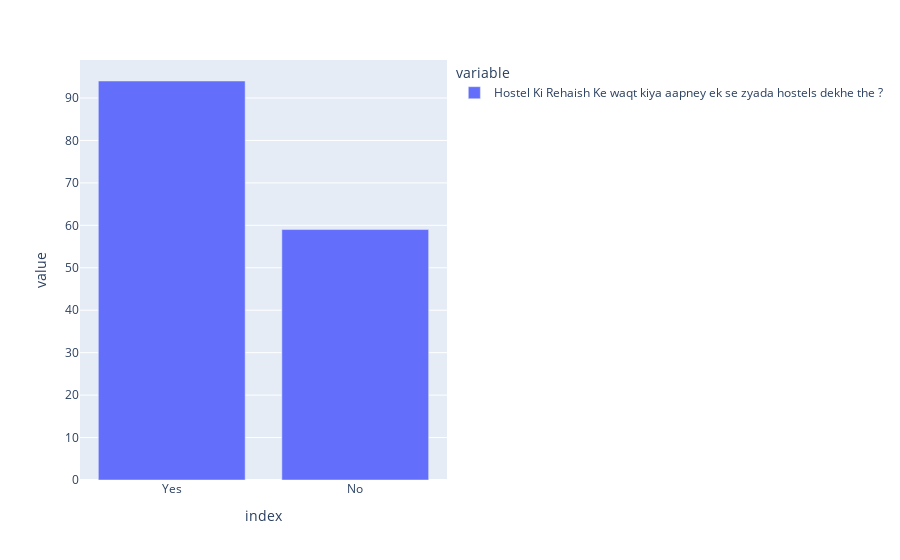

This figure's notebook cell:
### Code cell
px.bar(df['Hostel Ki Rehaish Ke waqt kiya aapney ek se zyada hostels dekhe the ?'].value_counts())

### Figure 1 — Plotly figure (JSON) as saved in the notebook; plotly's stock layout.template omitted (floating-point values rounded to 4 significant figures)
{"data": [{"alignmentgroup": "True", "hovertemplate": "variable=Hostel Ki Rehaish Ke waqt kiya aapney ek se zyada hostels dekhe the ?<br>index=%{x}<br>value=%{y}<extra></extra>", "legendgroup": "Hostel Ki Rehaish Ke waqt kiya aapney ek se zyada hostels dekhe the ?", "marker": {"color": "#636efa", "pattern": {"shape": ""}}, "name": "Hostel Ki Rehaish Ke waqt kiya aapney ek se zyada hostels dekhe the ?", "offsetgroup": "Hostel Ki Rehaish Ke waqt kiya aapney ek se zyada hostels dekhe the ?", "orientation": "v", "showlegend": true, "textposition": "auto", "type": "bar", "x": ["Yes", "No"], "xaxis": "x", "y": [94, 59], "yaxis": "y"}], "layout": {"barmode": "relative", "legend": {"title": {"text": "variable"}, "tracegroupgap": 0}, "margin": {"t": 60}, "xaxis": {"anchor": "y", "domain": [0, 1], "title": {"text": "index"}}, "yaxis": {"anchor": "x", "domain": [0, 1], "title": {"text": "value"}}}}
